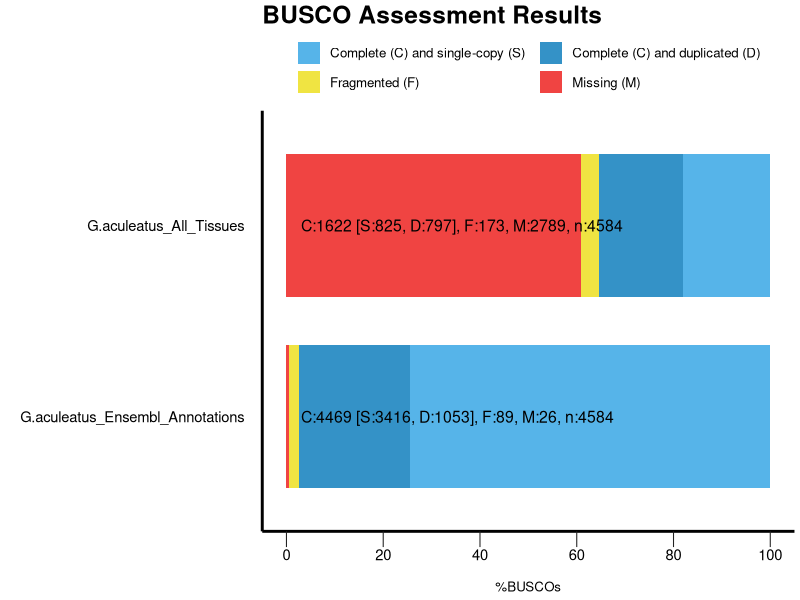

This chart was generated by the following R code:
######################################
#
# BUSCO summary figure
# @version 3.0.0
# @since BUSCO 2.0.0
# 
# Copyright (c) 2016-2017, Evgeny Zdobnov (ez@ezlab.org)
# Licensed under the MIT license. See LICENSE.md file.
#
######################################

# Load the required libraries
library(ggplot2)
library("grid")

# !!! CONFIGURE YOUR PLOT HERE !!! 
# Output
#had to change my_output to have path to directory where files were
my_output <- paste("","busco_figure.png",sep="/") 
my_width <- 20
my_height <- 15
my_unit <- "cm"

# Colors
my_colors <- c("#56B4E9", "#3492C7", "#F0E442", "#F04442")
# Bar height ratio
my_bar_height <- 0.75

# Legend
my_title <- "BUSCO Assessment Results"

# Font
my_family <- "sans"
my_size_ratio <- 1

# !!! SEE YOUR DATA HERE !!! 
# Your data as generated by python, remove or add more
#my_species was changed to have specific identification I wanted to use
my_species <- c('G.aculeatus_Ensembl_Annotations', 'G.aculeatus_Ensembl_Annotations', 'G.aculeatus_Ensembl_Annotations', 'G.aculeatus_Ensembl_Annotations', 'G.aculeatus_All_Tissues', 'G.aculeatus_All_Tissues', 'G.aculeatus_All_Tissues', 'G.aculeatus_All_Tissues')
my_species <- factor(my_species)
my_species <- factor(my_species,levels(my_species)[c(length(levels(my_species)):1)]) # reorder your species here just by changing the values in the vector :
my_percentage <- c(74.5, 23.0, 1.9, 0.6, 18.0, 17.4, 3.8, 60.8)
my_values <- c(3416, 1053, 89, 26, 825, 797, 173, 2789)

######################################
######################################
######################################
# Code to produce the graph
labsize = 1
if (length(levels(my_species)) > 10){
 labsize = 0.66
}
print("Plotting the figure ...")
category <- c(rep(c("S","D","F","M"),c(1)))
category <-factor(category)
category = factor(category,levels(category)[c(4,1,2,3)])
df = data.frame(my_species,my_percentage,my_values,category)

figure <- ggplot() + 
  
  geom_bar(aes(y = my_percentage, x = my_species, fill = category), data = df, stat="identity", width=my_bar_height) + 
  coord_flip() + 
  theme_gray(base_size = 8) + 
  scale_y_continuous(labels = c("0","20","40","60","80","100"), breaks = c(0,20,40,60,80,100)) + 
  scale_fill_manual(values = my_colors,labels =c(" Complete (C) and single-copy (S)  ",
                                                 " Complete (C) and duplicated (D)",
                                                 " Fragmented (F)  ",
                                                 " Missing (M)")) +   
  ggtitle(my_title) + 
  xlab("") + 
  ylab("\n%BUSCOs") + 

  theme(plot.title = element_text(family=my_family, colour = "black", size = rel(2.2)*my_size_ratio, face = "bold")) + 
  theme(legend.position="top",legend.title = element_blank()) + 
  theme(legend.text = element_text(family=my_family, size = rel(1.2)*my_size_ratio)) + 
  theme(panel.background = element_rect(color="#FFFFFF", fill="white")) + 
  theme(panel.grid.minor = element_blank()) + 
  theme(panel.grid.major = element_blank()) +
  theme(axis.text.y = element_text(family=my_family, colour = "black", size = rel(1.66)*my_size_ratio)) + 
  theme(axis.text.x = element_text(family=my_family, colour = "black", size = rel(1.66)*my_size_ratio)) + 
  theme(axis.line = element_line(size=1*my_size_ratio, colour = "black")) + 
  theme(axis.ticks.length = unit(.85, "cm")) + 
  theme(axis.ticks.y = element_line(colour="white", size = 0)) + 
  theme(axis.ticks.x = element_line(colour="#222222")) + 
  theme(axis.ticks.length = unit(0.4, "cm")) + 
  theme(axis.title.x = element_text(family=my_family, size=rel(1.2)*my_size_ratio)) + 
  
  guides(fill = guide_legend(override.aes = list(colour = NULL))) +
  guides(fill=guide_legend(nrow=2,byrow=TRUE))
  
  for(i in rev(c(1:length(levels(my_species))))){
    detailed_values <- my_values[my_species==my_species[my_species==levels(my_species)[i]]]
    total_buscos <- sum(detailed_values)
    figure <- figure + 
    annotate("text", label=paste("C:", detailed_values[1] + detailed_values[2], " [S:", detailed_values[1], ", D:", detailed_values[2], "], F:", detailed_values[3], ", M:", detailed_values[4], ", n:", total_buscos, sep=""), 
             y=3, x = i, size = labsize*4*my_size_ratio, colour = "black", hjust=0, family=my_family)
  }
  
ggsave(figure, file=my_output, width = my_width, height = my_height, unit = my_unit)
print("Done")

